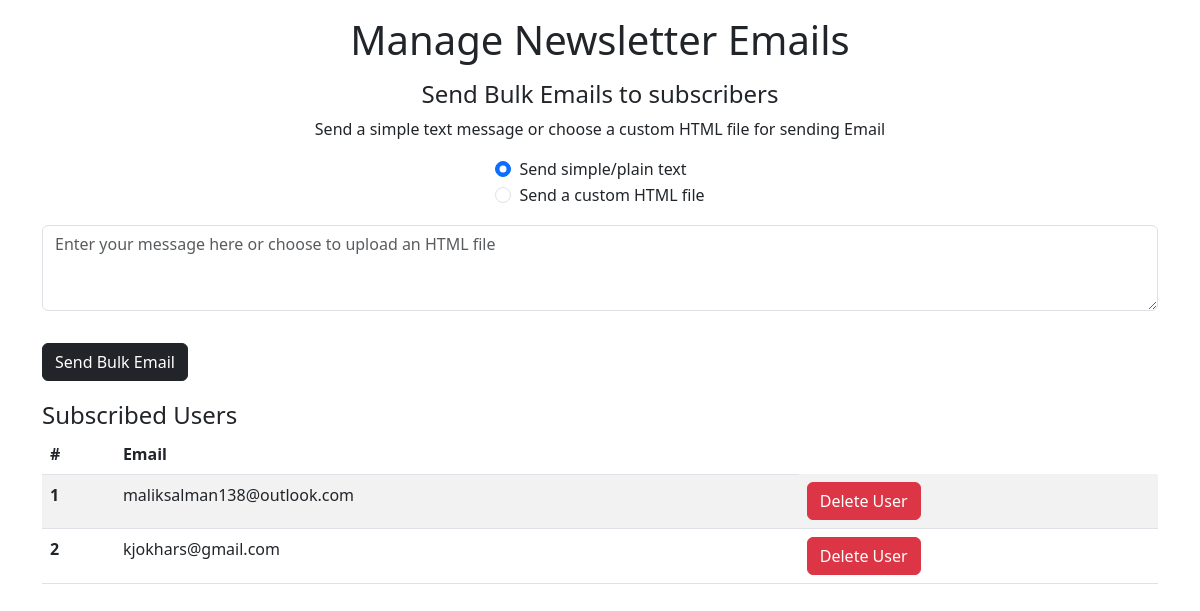
/admin, run on an earlier commit of the app's database.
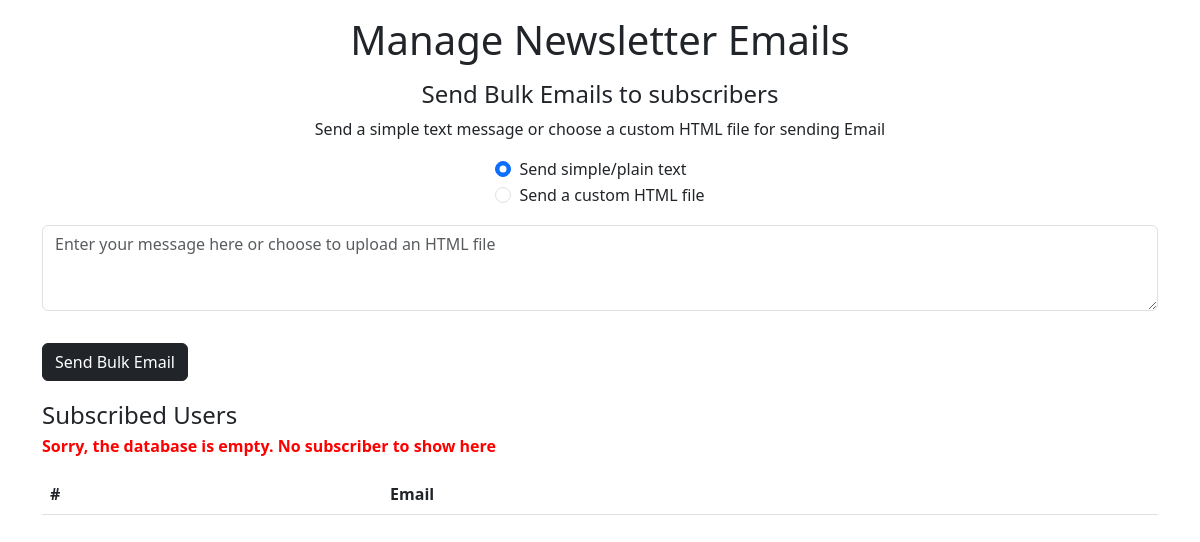
And on a later commit of the database.
### backend.py (models this page shows)
class subscribers(db.Model):
    s = db.Column(db.Integer, nullable=True, unique=False)
    email = db.Column(db.String(50), primary_key=True, nullable=False)

### backend.py (the view)
@app.route('/admin', methods=['GET', 'POST'])
def admin():
    if request.method == 'GET':
        userlist = subscribers.query.all()
        return render_template('admin.html', userlist=userlist)

### templates/admin.html (shortened to what this page needs)
<!doctype html>
<html lang="en">
<head>
    <link href="https://cdn.jsdelivr.net/npm/bootstrap@5.3.0-alpha1/dist/css/bootstrap.min.css" rel="stylesheet"
>
</head>
<body>
    <div class="container">
        <h1 class="text-center my-3">Manage Newsletter Emails</h1>
        <h4 class="text-center">Send Bulk Emails to subscribers</h4>
        <p class="text-center">Send a simple text message or choose a custom HTML file for sending Email</p>
        <div class="action">
            <div class="radiodivouter">
                <div class="radiodivinner">
                    <div class="form-check">
                        <input class="form-check-input" type="radio" name="exampleRadios" id="textradio" value="option1"
                            checked>
                        <label class="form-check-label" for="exampleRadios1">
                            Send simple/plain text
                        </label>
                    </div>
                    <div class="form-check">
                        <input class="form-check-input" type="radio" name="exampleRadios" id="htmlradio"
                            value="option2">
                        <label class="form-check-label" for="exampleRadios2">
                            Send a custom HTML file
                        </label>
                    </div>
                </div>
            </div>
            <form id="bulkemailform" enctype="multipart/form-data">
                <div class="form-group" id="textinputdiv">
                    <textarea required class="form-control my-3" id="textinput" rows="3"
                        placeholder="Enter your message here or choose to upload an HTML file"></textarea>
                </div>
                <button type="submit" id="submitBtn" class="my-3 btn btn-dark">Send Bulk Email</button>
            </form>
        </div>
        <h4 class="my-1">Subscribed Users</h4>
        <table class="userstable table table-striped">
            <thead>
                <tr>
                    <th scope="col">#</th>
                    <th scope="col">Email</th>
                </tr>
            </thead>
            <tbody>
                {% if userlist|length > 0 %}
                {% for user in userlist %}
                <tr>
                    <th scope="row">{{userlist.index(user) + 1}}</th>
                    <td class="email-text-row">{{user.email}}</td>
                    <td><a class="btn btn-danger" href="/admin/delete-subscriber/{{user.email}}">Delete User</a></td>
                </tr>
                {% endfor %}
                {% else %}
                <p><strong style="color: red;">Sorry, the database is empty. No subscriber to show here</strong></p>
                {% endif %}
            </tbody>
        </table>
    </div>
</body>
</html>

### templates/admin.html (style rules this page uses)
.radiodivouter { display: flex; flex-direction: column; align-items: center; }

What changed in the data, as far as the page shows it:
removed subscribers: userlist "1", email "maliksalman138@outlook.com"
removed subscribers: userlist.index(user)+1 "2", email "kjokhars@gmail.com"
Also different on the page:
text now shown: "Sorry, the database is empty. No subscriber to show here"
